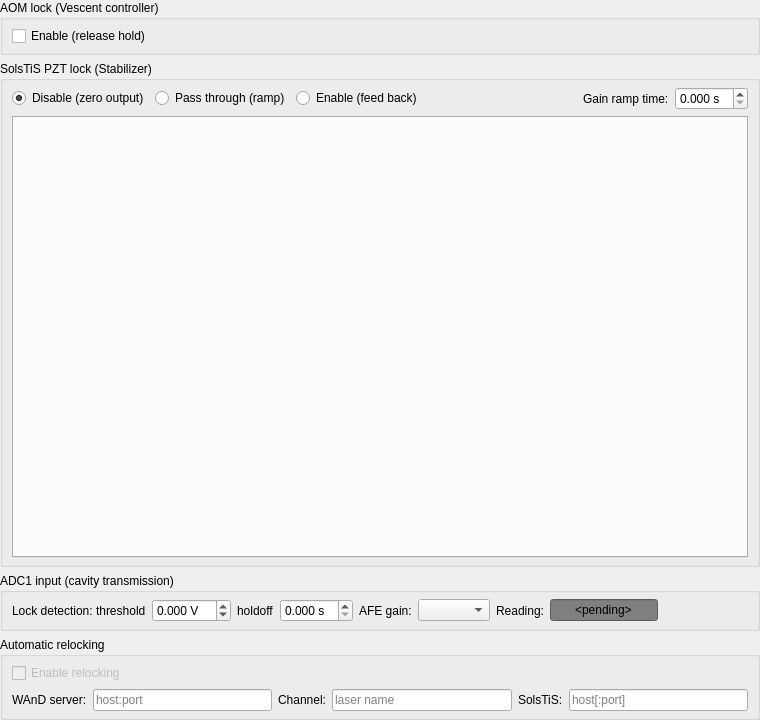
<?xml version="1.0" encoding="UTF-8"?>
<ui version="4.0">
 <class>LockPanel</class>
 <widget class="QWidget" name="LockPanel">
  <property name="geometry">
   <rect>
    <x>0</x>
    <y>0</y>
    <width>760</width>
    <height>720</height>
   </rect>
  </property>
  <layout class="QVBoxLayout" name="panelLayout">
   <property name="leftMargin">
    <number>0</number>
   </property>
   <property name="topMargin">
    <number>0</number>
   </property>
   <property name="rightMargin">
    <number>0</number>
   </property>
   <property name="bottomMargin">
    <number>0</number>
   </property>
   <item>
    <widget class="QGroupBox" name="aomLockGroup">
     <property name="title">
      <string>AOM lock (Vescent controller)</string>
     </property>
     <layout class="QHBoxLayout" name="aomLockLayout">
      <property name="topMargin">
       <number>6</number>
      </property>
      <property name="bottomMargin">
       <number>6</number>
      </property>
      <item>
       <widget class="QCheckBox" name="enableAOMLockBox">
        <property name="toolTip">
         <string>Release the hold of the Vescent AOM lock (auxiliary TTL output LVDS7 low). Unticked, the output is high and the AOM lock is held.</string>
        </property>
        <property name="text">
         <string>Enable (release hold)</string>
        </property>
        <property name="shortcut">
         <string>F5</string>
        </property>
       </widget>
      </item>
      <item>
       <spacer name="aomLockSpacer">
        <property name="orientation">
         <enum>Qt::Horizontal</enum>
        </property>
        <property name="sizeHint" stdset="0">
         <size>
          <width>40</width>
          <height>20</height>
         </size>
        </property>
       </spacer>
      </item>
     </layout>
    </widget>
   </item>
   <item>
    <widget class="QGroupBox" name="pztLockGroup">
     <property name="sizePolicy">
      <sizepolicy hsizetype="Preferred" vsizetype="Expanding">
       <horstretch>0</horstretch>
       <verstretch>1</verstretch>
      </sizepolicy>
     </property>
     <property name="title">
      <string>SolsTiS PZT lock (Stabilizer)</string>
     </property>
     <layout class="QVBoxLayout" name="pztLockLayout">
      <property name="topMargin">
       <number>6</number>
      </property>
      <property name="bottomMargin">
       <number>6</number>
      </property>
      <item>
       <layout class="QHBoxLayout" name="lockModeLayout">
        <item>
         <widget class="QRadioButton" name="disablePztButton">
          <property name="toolTip">
           <string>Zero coefficients for the first filter of both channels: both DAC outputs are zero.</string>
          </property>
          <property name="text">
           <string>Disable (zero output)</string>
          </property>
          <property name="shortcut">
           <string>F6</string>
          </property>
          <property name="checked">
           <bool>true</bool>
          </property>
         </widget>
        </item>
        <item>
         <widget class="QRadioButton" name="rampPztButton">
          <property name="toolTip">
           <string>Pass ADC0 through to the fast PZT with a gain of 5 (about ±10 V from the Vescent servo box ramp), with the slow PZT output zero, for finding the resonance.</string>
          </property>
          <property name="text">
           <string>Pass through (ramp)</string>
          </property>
          <property name="shortcut">
           <string>F7</string>
          </property>
         </widget>
        </item>
        <item>
         <widget class="QRadioButton" name="enablePztButton">
          <property name="toolTip">
           <string>Feed back with the filters designed below.</string>
          </property>
          <property name="text">
           <string>Enable (feed back)</string>
          </property>
          <property name="shortcut">
           <string>F8</string>
          </property>
         </widget>
        </item>
        <item>
         <spacer name="lockModeSpacer">
          <property name="orientation">
           <enum>Qt::Horizontal</enum>
          </property>
          <property name="sizeHint" stdset="0">
           <size>
            <width>40</width>
            <height>20</height>
           </size>
          </property>
         </spacer>
        </item>
        <item>
         <widget class="QLabel" name="gainRampTimeLabel">
          <property name="text">
           <string>Gain ramp time:</string>
          </property>
          <property name="buddy">
           <cstring>gainRampTimeBox</cstring>
          </property>
         </widget>
        </item>
        <item>
         <widget class="QDoubleSpinBox" name="gainRampTimeBox">
          <property name="toolTip">
           <string>Time over which the error signal gain is ramped from zero to one when the lock is enabled (0 for no ramp).</string>
          </property>
          <property name="keyboardTracking">
           <bool>false</bool>
          </property>
          <property name="suffix">
           <string> s</string>
          </property>
          <property name="decimals">
           <number>3</number>
          </property>
          <property name="maximum">
           <double>10.000000000000000</double>
          </property>
          <property name="singleStep">
           <double>0.010000000000000</double>
          </property>
         </widget>
        </item>
       </layout>
      </item>
      <item>
       <widget class="QTabWidget" name="channelTabWidget">
        <property name="currentIndex">
         <number>-1</number>
        </property>
       </widget>
      </item>
     </layout>
    </widget>
   </item>
   <item>
    <widget class="QGroupBox" name="adc1Group">
     <property name="title">
      <string>ADC1 input (cavity transmission)</string>
     </property>
     <layout class="QVBoxLayout" name="adc1Layout">
      <property name="topMargin">
       <number>6</number>
      </property>
      <property name="bottomMargin">
       <number>6</number>
      </property>
      <item>
       <layout class="QHBoxLayout" name="lockDetectLayout">
        <item>
         <widget class="QLabel" name="lockDetectLabel">
          <property name="text">
           <string>Lock detection: threshold</string>
          </property>
          <property name="buddy">
           <cstring>lockDetectThresholdBox</cstring>
          </property>
         </widget>
        </item>
        <item>
         <widget class="QDoubleSpinBox" name="lockDetectThresholdBox">
          <property name="toolTip">
           <string>The lock is detected (LVDS6 high) while the transmission is above this (in volts at the ADC1 input, before the AFE gain).</string>
          </property>
          <property name="keyboardTracking">
           <bool>false</bool>
          </property>
          <property name="suffix">
           <string> V</string>
          </property>
          <property name="decimals">
           <number>3</number>
          </property>
          <property name="minimum">
           <double>-10.000000000000000</double>
          </property>
          <property name="maximum">
           <double>10.000000000000000</double>
          </property>
          <property name="singleStep">
           <double>0.001000000000000</double>
          </property>
         </widget>
        </item>
        <item>
         <widget class="QLabel" name="lockDetectDelayLabel">
          <property name="text">
           <string>holdoff</string>
          </property>
          <property name="buddy">
           <cstring>lockDetectDelayBox</cstring>
          </property>
         </widget>
        </item>
        <item>
         <widget class="QDoubleSpinBox" name="lockDetectDelayBox">
          <property name="toolTip">
           <string>Time the transmission has to stay above the threshold before the lock is reported.</string>
          </property>
          <property name="keyboardTracking">
           <bool>false</bool>
          </property>
          <property name="suffix">
           <string> s</string>
          </property>
          <property name="decimals">
           <number>3</number>
          </property>
          <property name="maximum">
           <double>10.000000000000000</double>
          </property>
          <property name="singleStep">
           <double>0.100000000000000</double>
          </property>
         </widget>
        </item>
        <item>
         <widget class="QLabel" name="afe1GainLabel">
          <property name="text">
           <string>AFE gain:</string>
          </property>
          <property name="buddy">
           <cstring>afe1GainBox</cstring>
          </property>
         </widget>
        </item>
        <item>
         <widget class="QComboBox" name="afe1GainBox">
          <property name="toolTip">
           <string>Gain of the ADC1 analog front end.</string>
          </property>
         </widget>
        </item>
        <item>
         <widget class="QLabel" name="adc1ReadingLabel">
          <property name="text">
           <string>Reading:</string>
          </property>
         </widget>
        </item>
        <item>
         <widget class="QLineEdit" name="adc1ReadingEdit">
          <property name="toolTip">
           <string>The filtered transmission as polled from the device, coloured by the lock state (green: locked, red: out of lock, yellow: relocking).</string>
          </property>
          <property name="minimumSize">
           <size>
            <width>90</width>
            <height>0</height>
           </size>
          </property>
          <property name="styleSheet">
           <string notr="true">QLineEdit { background-color: grey; }</string>
          </property>
          <property name="text">
           <string>&lt;pending&gt;</string>
          </property>
          <property name="alignment">
           <set>Qt::AlignCenter</set>
          </property>
          <property name="readOnly">
           <bool>true</bool>
          </property>
         </widget>
        </item>
        <item>
         <spacer name="lockDetectSpacer">
          <property name="orientation">
           <enum>Qt::Horizontal</enum>
          </property>
          <property name="sizeHint" stdset="0">
           <size>
            <width>40</width>
            <height>20</height>
           </size>
          </property>
         </spacer>
        </item>
       </layout>
      </item>
     </layout>
    </widget>
   </item>
   <item>
    <widget class="QGroupBox" name="relockGroup">
     <property name="title">
      <string>Automatic relocking</string>
     </property>
     <layout class="QGridLayout" name="relockLayout">
      <property name="topMargin">
       <number>6</number>
      </property>
      <property name="bottomMargin">
       <number>6</number>
      </property>
      <item row="0" column="0" colspan="2">
       <widget class="QCheckBox" name="enableRelockingBox">
        <property name="enabled">
         <bool>false</bool>
        </property>
        <property name="toolTip">
         <string>Relock the laser when the transmission drops below the threshold: tune it back to the frequency the wavemeter read while it was locked (with the SolsTiS etalon and resonator), then enable the AOM and PZT locks. Available once the wavemeter answers.</string>
        </property>
        <property name="text">
         <string>Enable relocking</string>
        </property>
       </widget>
      </item>
      <item row="0" column="2" colspan="4">
       <widget class="QLabel" name="relockStatusLabel">
        <property name="text">
         <string/>
        </property>
        <property name="wordWrap">
         <bool>true</bool>
        </property>
       </widget>
      </item>
      <item row="1" column="0">
       <widget class="QLabel" name="wandServerLabel">
        <property name="text">
         <string>WAnD server:</string>
        </property>
        <property name="buddy">
         <cstring>wandServerEdit</cstring>
        </property>
       </widget>
      </item>
      <item row="1" column="1">
       <widget class="QLineEdit" name="wandServerEdit">
        <property name="toolTip">
         <string>The WAnD wavemeter server (sipyco RPC) giving the laser frequency, as host:port. Stored on the broker with the other UI state.</string>
        </property>
        <property name="placeholderText">
         <string>host:port</string>
        </property>
       </widget>
      </item>
      <item row="1" column="2">
       <widget class="QLabel" name="wandChannelLabel">
        <property name="text">
         <string>Channel:</string>
        </property>
        <property name="buddy">
         <cstring>wandChannelEdit</cstring>
        </property>
       </widget>
      </item>
      <item row="1" column="3">
       <widget class="QLineEdit" name="wandChannelEdit">
        <property name="toolTip">
         <string>The laser (channel) of the wavemeter server.</string>
        </property>
        <property name="placeholderText">
         <string>laser name</string>
        </property>
       </widget>
      </item>
      <item row="1" column="4">
       <widget class="QLabel" name="solstisHostLabel">
        <property name="text">
         <string>SolsTiS:</string>
        </property>
        <property name="buddy">
         <cstring>solstisHostEdit</cstring>
        </property>
       </widget>
      </item>
      <item row="1" column="5">
       <widget class="QLineEdit" name="solstisHostEdit">
        <property name="toolTip">
         <string>The ICE-Bloc controller of the SolsTiS laser (its web interface), as host or host:port.</string>
        </property>
        <property name="placeholderText">
         <string>host[:port]</string>
        </property>
       </widget>
      </item>
     </layout>
    </widget>
   </item>
  </layout>
 </widget>
 <resources/>
 <connections/>
</ui>
